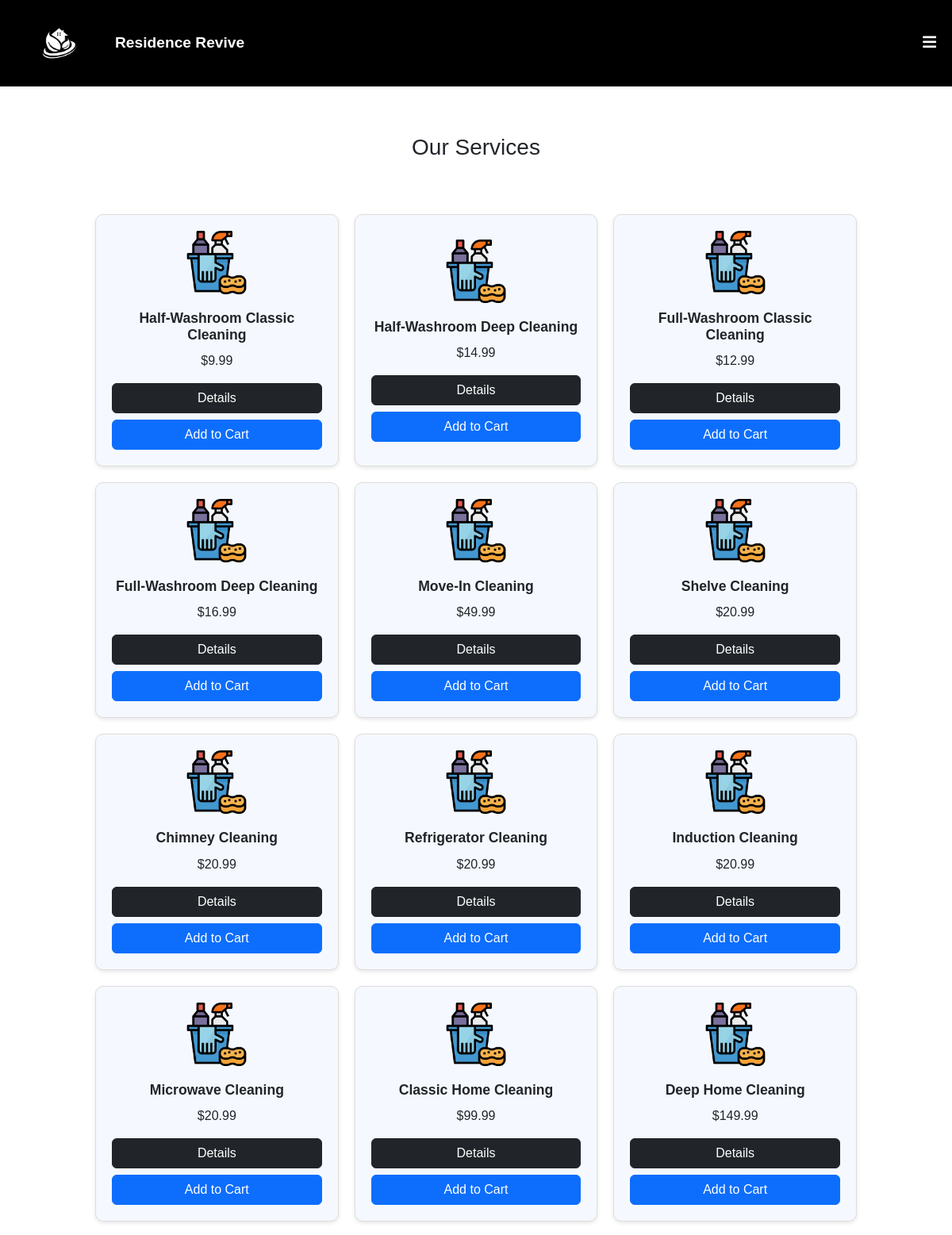
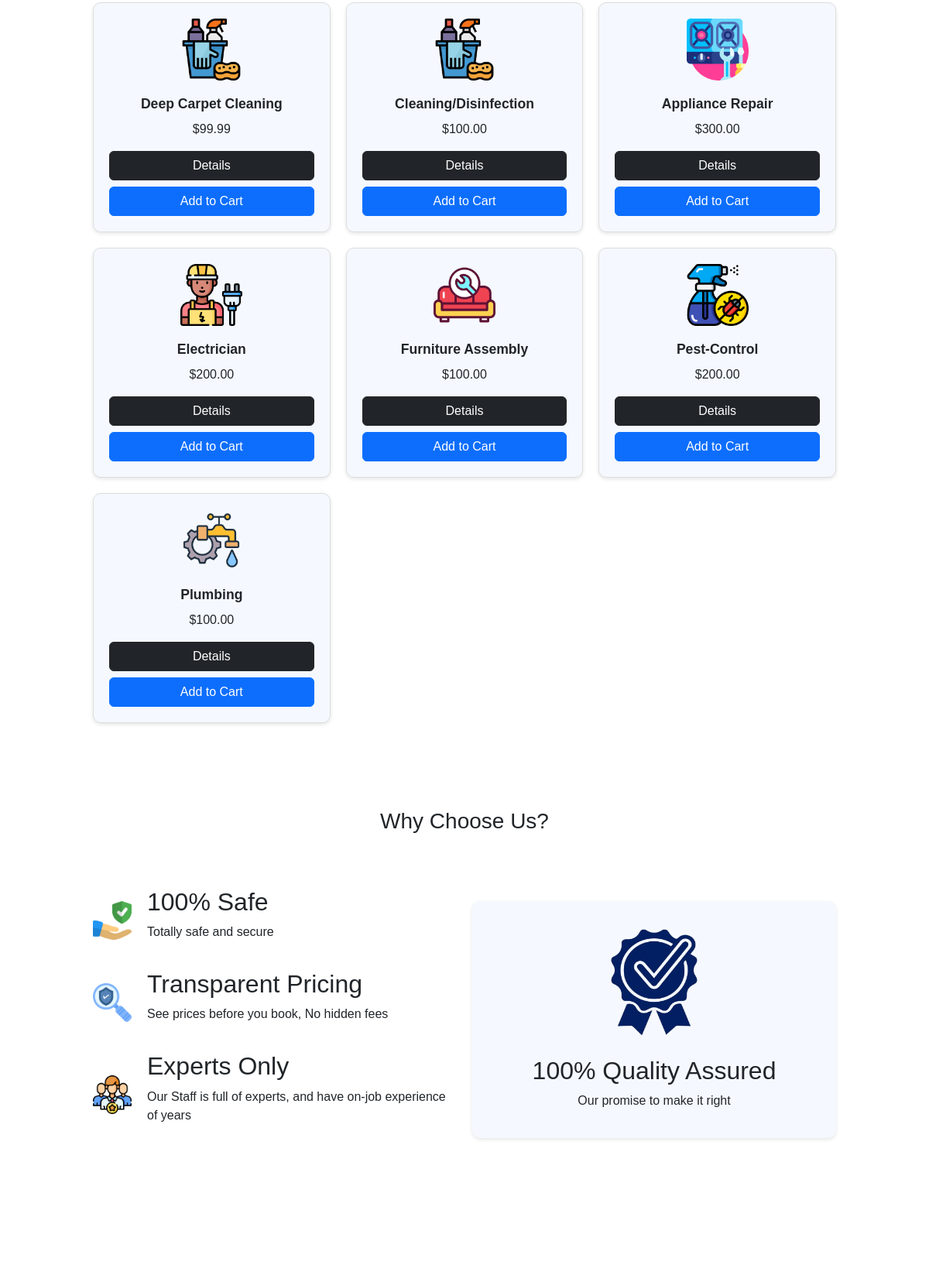
The page / (upper part) on the database its author committed (2 pictures, top to bottom).
### tables this page shows
CREATE TABLE IF NOT EXISTS services (
    service_id INT PRIMARY KEY,
    service_name VARCHAR(100) NOT NULL UNIQUE,
    description VARCHAR(1000) NULL,
    service_img VARCHAR(100) NOT NULL,
    price DECIMAL(10, 2) NOT NULL 
);

### index.php (the view, shortened to what this page needs)
<?php
include 'config/db.php';
include 'includes/header.php';
$sql = "SELECT * FROM services";
$services = $conn->query($sql);
?>
<h3>Our Services</h3>
<div class="services-grid">
    <?php  while($service = $services->fetch_assoc()): ?>
        <div class="service-card">
                    <img src="<?php echo $service['service_img']; ?>"
                        alt="<?php echo $service['service_name']; ?> icon" class="service-icon">
                <h2><?php echo $service['service_name']; ?></h2>
                <p>$<?php echo $service['price']; ?></p>
                <a class="btn btn-dark mb-2 w-100" href="subcategory.php?service_id=<?php echo $service['service_id']; ?>">Details</a>
                <a class="btn btn-primary w-100"  href="cart.php?action=add&service_id=<?php echo $service['service_id']; ?>">Add to Cart</a>
        </div>
    <?php endwhile; ?>
</div>
<h3>Why Choose Us?</h3>
<div class="why-us">
    <div class="left-container">
        <div class="icon-line">
            <img src="./images/safe.png" alt="Icon 1">
            <div>
                <h2>100% Safe</h2>
                <p>Totally safe and secure</p>
            </div>
        </div>
        <div class="icon-line">
            <img src="./images/search.png" alt="Icon 2">
            <div>
                <h2>Transparent Pricing</h2>
                <p>See prices before you book, No hidden fees</p>
            </div>
        </div>
        <div class="icon-line">
            <img src="./images/leader.png" alt="Icon 3">
            <div>
                <h2>Experts Only</h2>
                <p>Our Staff is full of experts, and have on-job experience of years</p>
            </div>
        </div>
    </div>
    <div class="right-container">
        <div class="whyus_card">
            <img src="./images/100.png" alt="Card Icon">
            <h2>100% Quality Assured</h2>
            <p>Our promise to make it right</p>
        </div>
    </div>
</div>
<?php
include 'includes/footer.php';
?>

### includes/header.php (shortened to what this page needs)
<!DOCTYPE html>
<html lang="en">
<head>
    <link href="https://cdn.jsdelivr.net/npm/bootstrap@5.3.3/dist/css/bootstrap.min.css" rel="stylesheet">
    <link rel="stylesheet" href="css/styles.css">
</head>
<body>
    <header>
        <nav>
            <div class="logo">
                <a href="index.php"><img src="images/ResidenceRevive_logo.png" alt="Residence Revive Logo"></a>
                <a href="index.php">Residence Revive</a>
            </div>
            <div class="menu-toggle">
                <i class="fas fa-bars"></i>
            </div>
        </nav>
    </header>
</body>
</html>

### includes/footer.php (shortened to what this page needs)
<!DOCTYPE html>
<html lang="en">
<head>
    <link rel="stylesheet" href="https://cdnjs.cloudflare.com/ajax/libs/font-awesome/5.15.4/css/all.min.css">
    <link rel="stylesheet" href="css/styles.css">
</head>
<body>
</body>
</html>

### css/styles.css (style rules this page uses)
body { font-family: Arial, sans-serif; margin: 0; padding: 0; }
header, footer { background-color: black; color: white; text-align: center; padding: 1em 0; }
nav a { color: white; margin: 0 15px; text-decoration: none; }
.services-grid { display: grid; grid-template-columns: repeat(3, 1fr); gap: 20px; margin-bottom: 50px; padding: 0 10%; }
.service-card { background-color: #F5F9FF; border: 1px solid #ddd; padding: 20px; border-radius: 10px; width: 100%; text-align: center; box-shadow: 0 2px 5px rgba(0, 0, 0, 0.1); display: flex; flex-direction: column; align-items: center; justify-content: center; }
.service-card img.service-icon { width: 80px; height: 80px; margin-bottom: 10px; }
.service-card h2 { font-size: 1.1em; margin: 0; padding: 10px 0; font-weight: bold; }
nav { display: flex; justify-content: space-between; align-items: center; padding: 10px 20px; background-color: black; color: #fff; font-size: 1.2rem; }
.logo a { font-weight: bold; text-decoration: none; color: #fff; }
.logo { display: flex; flex-direction: row; align-items: center; }
.menu-toggle { display: none; }
.logo img { width: 80px; }
@media (max-width: 1300px) { .menu-toggle { display: block; } }
.why-us { display: flex; justify-content: space-between; align-items: center; margin-bottom: 50px; padding: 10%; padding-top: 0%; }
h3 { padding: 5%; text-align: center; }
.left-container { flex: 1; display: flex; flex-direction: column; justify-content: center; }
.icon-line { display: flex; align-items: center; margin-bottom: 20px; }
.icon-line img { width: 50px; height: 50px; margin-right: 20px; }
.right-container { flex: 1; padding-left: 20px; display: flex; justify-content: center; align-items: center; }
.whyus_card { text-align: center; background-color: #F5F9FF; height: auto; width: 100%; padding: 20px; border-radius: 10px; box-shadow: 0 2px 5px rgba(0, 0, 0, 0.1); }
.whyus_card img { width: 150px; height: 150px; margin-top: 10px; margin-bottom: 20px; }

### rows shown on the page
services: service_img (picture), service_name "Half-Washroom Classic Cleaning", price "9.99"
services: service_img (picture), service_name "Half-Washroom Deep Cleaning", price "14.99"
services: service_img (picture), service_name "Full-Washroom Classic Cleaning", price "12.99"
services: service_img (picture), service_name "Full-Washroom Deep Cleaning", price "16.99"
services: service_img (picture), service_name "Move-In Cleaning", price "49.99"
services: service_img (picture), service_name "Shelve Cleaning", price "20.99"
services: service_img (picture), service_name "Chimney Cleaning", price "20.99"
services: service_img (picture), service_name "Refrigerator Cleaning", price "20.99"
services: service_img (picture), service_name "Induction Cleaning", price "20.99"
services: service_img (picture), service_name "Microwave Cleaning", price "20.99"
services: service_img (picture), service_name "Classic Home Cleaning", price "99.99"
services: service_img (picture), service_name "Deep Home Cleaning", price "149.99"
services: service_img (picture), service_name "Deep Carpet Cleaning", price "99.99"
services: service_img (picture), service_name "Cleaning/Disinfection", price "100.00"
services: service_img (picture), service_name "Appliance Repair", price "300.00"
services: service_img (picture), service_name "Electrician", price "200.00"
services: service_img (picture), service_name "Furniture Assembly", price "100.00"
services: service_img (picture), service_name "Pest-Control", price "200.00"
services: service_img (picture), service_name "Plumbing", price "100.00"
